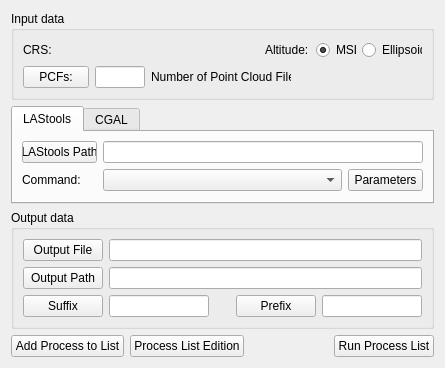
      <widget class="QWidget" name="processingToolsPage">
       <property name="geometry">
        <rect>
         <x>0</x>
         <y>0</y>
         <width>439</width>
         <height>358</height>
        </rect>
       </property>
       <attribute name="label">
        <string>Processing Tools</string>
       </attribute>
       <layout class="QGridLayout" name="gridLayout_19">
        <item row="0" column="0">
         <widget class="QGroupBox" name="groupBox_2">
          <property name="title">
           <string>Input data</string>
          </property>
          <layout class="QGridLayout" name="gridLayout_17">
           <item row="0" column="0" colspan="4">
            <layout class="QHBoxLayout" name="horizontalLayout_8">
             <item>
              <widget class="QLabel" name="addPCFsCrsLbel_2">
               <property name="minimumSize">
                <size>
                 <width>30</width>
                 <height>0</height>
                </size>
               </property>
               <property name="maximumSize">
                <size>
                 <width>30</width>
                 <height>16777215</height>
                </size>
               </property>
               <property name="text">
                <string>CRS:</string>
               </property>
              </widget>
             </item>
             <item>
              <widget class="QgsProjectionSelectionWidget" name="ppToolsIPCFsQgsProjectionSelectionWidget">
               <property name="minimumSize">
                <size>
                 <width>200</width>
                 <height>0</height>
                </size>
               </property>
              </widget>
             </item>
             <item>
              <widget class="QLabel" name="addPCFsAltitudeLabel_2">
               <property name="minimumSize">
                <size>
                 <width>45</width>
                 <height>0</height>
                </size>
               </property>
               <property name="maximumSize">
                <size>
                 <width>45</width>
                 <height>16777215</height>
                </size>
               </property>
               <property name="text">
                <string>Altitude:</string>
               </property>
              </widget>
             </item>
             <item>
              <widget class="QRadioButton" name="ppToolsIPCFsAltitudeMslRadioButton">
               <property name="minimumSize">
                <size>
                 <width>40</width>
                 <height>0</height>
                </size>
               </property>
               <property name="maximumSize">
                <size>
                 <width>40</width>
                 <height>16777215</height>
                </size>
               </property>
               <property name="text">
                <string>MSL</string>
               </property>
               <property name="checked">
                <bool>true</bool>
               </property>
              </widget>
             </item>
             <item>
              <widget class="QRadioButton" name="ppToolsIPCFsAltitudeEllipsoidRadioButton">
               <property name="minimumSize">
                <size>
                 <width>60</width>
                 <height>0</height>
                </size>
               </property>
               <property name="maximumSize">
                <size>
                 <width>60</width>
                 <height>16777215</height>
                </size>
               </property>
               <property name="text">
                <string>Ellipsoid</string>
               </property>
              </widget>
             </item>
            </layout>
           </item>
           <item row="1" column="0">
            <widget class="QPushButton" name="ppToolsSelectIPCFsPushButton">
             <property name="minimumSize">
              <size>
               <width>50</width>
               <height>0</height>
              </size>
             </property>
             <property name="maximumSize">
              <size>
               <width>100</width>
               <height>16777215</height>
              </size>
             </property>
             <property name="text">
              <string>PCFs:</string>
             </property>
            </widget>
           </item>
           <item row="1" column="1">
            <widget class="QLineEdit" name="ppToolsNumberOfIPCFsLineEdit">
             <property name="minimumSize">
              <size>
               <width>50</width>
               <height>0</height>
              </size>
             </property>
             <property name="maximumSize">
              <size>
               <width>50</width>
               <height>16777215</height>
              </size>
             </property>
             <property name="readOnly">
              <bool>true</bool>
             </property>
            </widget>
           </item>
           <item row="1" column="2">
            <widget class="QLabel" name="label_7">
             <property name="minimumSize">
              <size>
               <width>140</width>
               <height>0</height>
              </size>
             </property>
             <property name="text">
              <string>Number of Point Cloud Files</string>
             </property>
            </widget>
           </item>
           <item row="1" column="3">
            <spacer name="horizontalSpacer_16">
             <property name="orientation">
              <enum>Qt::Horizontal</enum>
             </property>
             <property name="sizeHint" stdset="0">
              <size>
               <width>138</width>
               <height>20</height>
              </size>
             </property>
            </spacer>
           </item>
          </layout>
         </widget>
        </item>
        <item row="1" column="0">
         <widget class="QTabWidget" name="ppToolsTabWidget">
          <property name="currentIndex">
           <number>0</number>
          </property>
          <widget class="QWidget" name="ppToolsLAStoolsTab">
           <attribute name="title">
            <string>LAStools</string>
           </attribute>
           <layout class="QGridLayout" name="gridLayout_18">
            <item row="0" column="0">
             <widget class="QPushButton" name="ppToolsLastoolsPathPushButton">
              <property name="maximumSize">
               <size>
                <width>75</width>
                <height>16777215</height>
               </size>
              </property>
              <property name="text">
               <string>LAStools Path</string>
              </property>
             </widget>
            </item>
            <item row="0" column="1" colspan="2">
             <widget class="QLineEdit" name="ppToolsLastoolsPathLineEdit">
              <property name="readOnly">
               <bool>true</bool>
              </property>
             </widget>
            </item>
            <item row="1" column="0">
             <widget class="QLabel" name="label_8">
              <property name="maximumSize">
               <size>
                <width>75</width>
                <height>16777215</height>
               </size>
              </property>
              <property name="text">
               <string>Command:</string>
              </property>
             </widget>
            </item>
            <item row="1" column="1">
             <widget class="QComboBox" name="ppToolsLastoolsCommandComboBox"/>
            </item>
            <item row="1" column="2">
             <widget class="QPushButton" name="ppToolsLastoolsCommandParametersPushButton">
              <property name="maximumSize">
               <size>
                <width>75</width>
                <height>16777215</height>
               </size>
              </property>
              <property name="text">
               <string>Parameters</string>
              </property>
             </widget>
            </item>
           </layout>
          </widget>
          <widget class="QWidget" name="ppToolsCGALTab">
           <attribute name="title">
            <string>CGAL</string>
           </attribute>
          </widget>
         </widget>
        </item>
        <item row="2" column="0">
         <widget class="QGroupBox" name="groupBox">
          <property name="title">
           <string>Output data</string>
          </property>
          <layout class="QGridLayout" name="gridLayout_6">
           <item row="0" column="0">
            <widget class="QPushButton" name="ppToolsOPCFsOutputFilePushButton">
             <property name="text">
              <string>Output File</string>
             </property>
            </widget>
           </item>
           <item row="0" column="1" colspan="4">
            <widget class="QLineEdit" name="ppToolsOPCFsOutputFileLineEdit">
             <property name="text">
              <string/>
             </property>
             <property name="readOnly">
              <bool>true</bool>
             </property>
            </widget>
           </item>
           <item row="1" column="0">
            <widget class="QPushButton" name="ppToolsOPCFsOutputPathPushButton">
             <property name="text">
              <string>Output Path</string>
             </property>
            </widget>
           </item>
           <item row="1" column="1" colspan="4">
            <widget class="QLineEdit" name="ppToolsOPCFsOutputPathLineEdit">
             <property name="readOnly">
              <bool>true</bool>
             </property>
            </widget>
           </item>
           <item row="2" column="0">
            <widget class="QPushButton" name="ppToolsOPCFsSuffixPushButton">
             <property name="text">
              <string>Suffix</string>
             </property>
            </widget>
           </item>
           <item row="2" column="1">
            <widget class="QLineEdit" name="ppToolsOPCFsSuffixLineEdit">
             <property name="minimumSize">
              <size>
               <width>100</width>
               <height>0</height>
              </size>
             </property>
             <property name="maximumSize">
              <size>
               <width>100</width>
               <height>16777215</height>
              </size>
             </property>
             <property name="readOnly">
              <bool>true</bool>
             </property>
            </widget>
           </item>
           <item row="2" column="2">
            <spacer name="horizontalSpacer_18">
             <property name="orientation">
              <enum>Qt::Horizontal</enum>
             </property>
             <property name="sizeHint" stdset="0">
              <size>
               <width>234</width>
               <height>20</height>
              </size>
             </property>
            </spacer>
           </item>
           <item row="2" column="3">
            <widget class="QPushButton" name="ppToolsOPCFsPrefixPushButton">
             <property name="text">
              <string>Prefix</string>
             </property>
            </widget>
           </item>
           <item row="2" column="4">
            <widget class="QLineEdit" name="ppToolsOPCFsPrefixLineEdit">
             <property name="minimumSize">
              <size>
               <width>100</width>
               <height>0</height>
              </size>
             </property>
             <property name="maximumSize">
              <size>
               <width>100</width>
               <height>16777215</height>
              </size>
             </property>
             <property name="readOnly">
              <bool>true</bool>
             </property>
            </widget>
           </item>
          </layout>
         </widget>
        </item>
        <item row="3" column="0">
         <layout class="QHBoxLayout" name="horizontalLayout_9">
          <item>
           <widget class="QPushButton" name="addProcessToListPushButton">
            <property name="text">
             <string>Add Process to List</string>
            </property>
           </widget>
          </item>
          <item>
           <widget class="QPushButton" name="processListEditionPushButton">
            <property name="text">
             <string>Process List Edition</string>
            </property>
           </widget>
          </item>
          <item>
           <spacer name="horizontalSpacer_17">
            <property name="orientation">
             <enum>Qt::Horizontal</enum>
            </property>
            <property name="sizeHint" stdset="0">
             <size>
              <width>50</width>
              <height>20</height>
             </size>
            </property>
           </spacer>
          </item>
          <item>
           <widget class="QPushButton" name="runProcessListPushButton">
            <property name="minimumSize">
             <size>
              <width>100</width>
              <height>0</height>
             </size>
            </property>
            <property name="maximumSize">
             <size>
              <width>75</width>
              <height>16777215</height>
             </size>
            </property>
            <property name="text">
             <string>Run Process List</string>
            </property>
           </widget>
          </item>
         </layout>
        </item>
       </layout>
      </widget>
